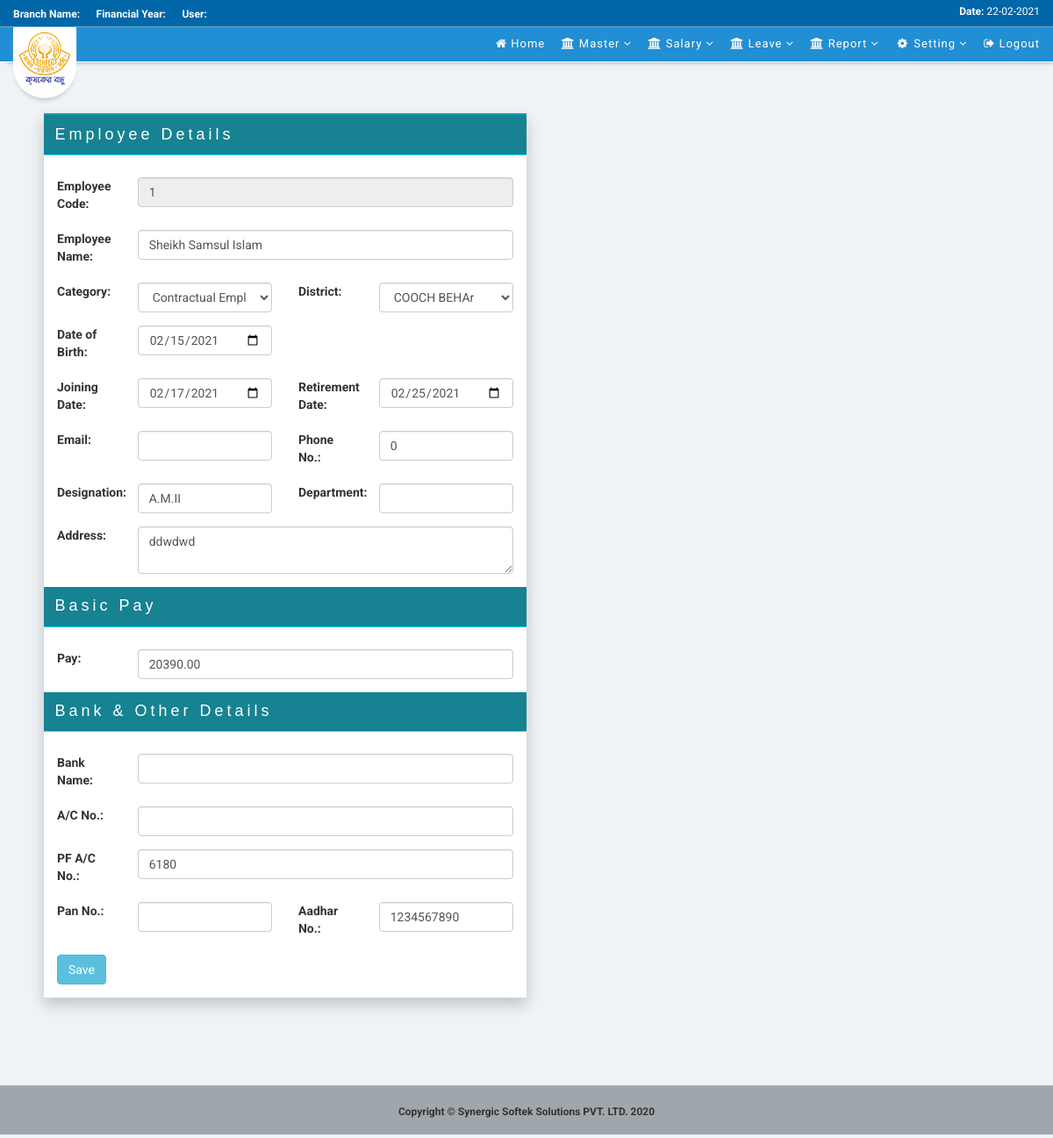
Page /index.php/estem?emp_code=1 on the committed database.
### tables this page shows
CREATE TABLE `md_employee` (
  `emp_code` int(11) NOT NULL,
  `emp_name` varchar(100) NOT NULL,
  `emp_catg` int(10) NOT NULL,
  `emp_dist` int(10) NOT NULL,
  `dob` date DEFAULT NULL,
  `join_dt` date DEFAULT NULL,
  `ret_dt` date DEFAULT NULL,
  `designation` varchar(50) DEFAULT NULL,
  `department` varchar(50) DEFAULT NULL,
  `phn_no` int(11) DEFAULT 0,
  `email` varchar(100) DEFAULT NULL,
  `pan_no` varchar(50) DEFAULT NULL,
  `aadhar_no` varchar(50) DEFAULT NULL,
  `emp_addr` text DEFAULT NULL,
  `bank_name` varchar(50) DEFAULT NULL,
  `bank_ac_no` varchar(50) DEFAULT NULL,
  `pf_ac_no` varchar(50) DEFAULT NULL,
  `basic_pay` decimal(10,2) DEFAULT 0.00,
  `created_by` varchar(50) DEFAULT NULL,
  `created_dt` datetime DEFAULT NULL,
  `emp_status` char(1) DEFAULT 'A',
  `modified_by` varchar(50) DEFAULT NULL,
  `modified_dt` datetime DEFAULT NULL
);

CREATE TABLE `md_category` (
  `category_code` int(11) NOT NULL,
  `category_type` varchar(50) NOT NULL
);

CREATE TABLE `md_district` (
  `district_code` int(5) NOT NULL,
  `district_name` varchar(50) NOT NULL,
  `dist_sort_code` varchar(15) NOT NULL
);

### application/controllers/Admin.php (called while the page is built, shortened)
<?php
	class Admin extends CI_Controller{
		public function __construct(){
			$this->load->model('Login_Process');
			$this->load->model('Admin_Process');
		}
		public function employee_edit(){
			if($_SERVER['REQUEST_METHOD'] == "POST") {
				$data_array = array (
					"emp_name"         =>  $this->input->post('emp_name'),
					"emp_catg"         =>  $this->input->post('emp_catg'),
					"emp_dist"         =>  $this->input->post('emp_dist'),
					"dob"          	   =>  $this->input->post('dob'),
					"join_dt"          =>  $this->input->post('join_dt'),
					"ret_dt"           =>  $this->input->post('ret_dt'),
					"phn_no"           =>  $this->input->post('phn_no'),
					"email"            =>  $this->input->post('email'),
					"designation"      =>  $this->input->post('designation'),
					"department"       =>  $this->input->post('department'),
					"emp_addr"         =>  $this->input->post('emp_addr'),
					"pan_no"           =>  $this->input->post('pan_no'),
					"aadhar_no"        =>  $this->input->post('aadhar'),
					"bank_name"        =>  $this->input->post('bank_name'),
					"bank_ac_no"       =>  $this->input->post('bank_ac_no'),
					"pf_ac_no"         =>  $this->input->post('pf_ac_no'),
					"basic_pay"        =>  $this->input->post('basic_pay'),
					"modified_by"       => $this->session->userdata['loggedin']['user_id'],
					"modified_dt"       =>  date('Y-m-d h:i:s')
				);
				$where  =   array(
					"emp_code"         =>  $this->input->post('emp_code')
				);
				$this->session->set_flashdata('msg', 'Successfully updated!');
				$this->Admin_Process->f_edit('md_employee', $data_array, $where);
				redirect('stfemp');
			}
			else {
				$select = array ("emp_code", "emp_name", "emp_catg","emp_dist", "dob","email", "phn_no",
								 "designation", "department","emp_addr",
								 "pan_no", "bank_name", "bank_ac_no", "join_dt","ret_dt",
								 "pf_ac_no","basic_pay","aadhar_no"
								 );
				$where = array(
					"emp_code"       =>  $this->input->get('emp_code')
				);
				$employee['category_dtls']    =   $this->Admin_Process->f_get_particulars("md_category", NULL, NULL, 0);
				$employee['dist_dtls']    =   $this->Admin_Process->f_get_particulars("md_district", NULL, NULL, 0);
				$employee['employee_dtls']    =   $this->Admin_Process->f_get_particulars("md_employee", $select, $where, 1);
				$this->load->view('post_login/payroll_main');
				$this->load->view("employee/edit", $employee);
				$this->load->view('post_login/footer');
			}
		}
	}
?>

### index.php (called while the page is built, shortened)
<?php
require_once BASEPATH.'core/CodeIgniter.php';

### application/models/Admin_Process.php (called while the page is built, shortened)
<?php
	class Admin_Process extends CI_Model{
		public function f_get_particulars($table_name, $select=NULL, $where=NULL, $flag) {
			if(isset($select)) {
				$this->db->select($select);
			}
			if(isset($where)) {
				$this->db->where($where);
			}
			$result		=	$this->db->get($table_name);
			if($flag == 1) {
				return $result->row();
			}else {
				return $result->result();
			}
		}
    }
?>

### application/views/employee/edit.php (the view, shortened to what this page needs)
<div class="wraper">
<div class="col-md-6 container form-wraper">
    <form method="POST"
        id="form"
        action="<?php echo site_url("estem");?>" >
        <div class="form-header">
            <h4>Employee Details</h4>
        </div>
        <div class="form-group row">
            <label for="emp_code" class="col-sm-2 col-form-label">Employee Code:</label>
            <div class="col-sm-10">
                <input type="text"
                        name="emp_code"
                        class="form-control required"
                        id="emp_code"
                        value="<?php echo $employee_dtls->emp_code; ?>"
                        readonly
                />
            </div>
        </div>
        <div class="form-group row">
            <label for="emp_name" class="col-sm-2 col-form-label">Employee Name:</label>
            <div class="col-sm-10">
                <input type="text"
                        name="emp_name"
                        class="form-control required"
                        id="emp_name"
                        value="<?php echo $employee_dtls->emp_name; ?>"
                />
            </div>
        </div>
        <div class="form-group row">
            <label for="emp_catg" class="control-lebel col-sm-2 col-form-label">Category:</label>
                <div class="col-sm-4">
                    <select
                        class="form-control required"
                        name="emp_catg"
                        id="emp_catg"
                    >
                        <?php foreach($category_dtls as $c_list) {
                        ?>
                            <option value="<?php echo $c_list->category_code ?>"
                                    <?php echo ($employee_dtls->emp_catg == $c_list->category_code)? 'selected':'';?>>
                                    <?php echo $c_list->category_type; ?>
                            </option>
                        <?php
                        }
                        ?>
                    </select>
                </div>
                <label for="emp_dist" class="control-lebel col-sm-2 col-form-label">District:</label>
<div class="col-sm-4">
    <select
        class="form-control required"
        name="emp_dist"
        id="emp_dist"
    >
        <?php foreach($dist_dtls as $dist) {
        ?>
            <option value="<?php echo $dist->district_code ?>"
                    <?php echo ($employee_dtls->emp_dist == $dist->district_code)? 'selected':'';?>>
                    <?php echo $dist->district_name; ?>
            </option>
        <?php
        }
        ?>
    </select>
</div>
        </div>
        <div class="form-group row">
            <label for="join_dt" class="col-sm-2 col-form-label">Date of Birth:</label>
            <div class="col-sm-4">
                <input type="date"
                    class="form-control required"
                    name="dob"
                    id="dob"
                    value="<?php if(isset($employee_dtls->dob)) {
                                    echo $employee_dtls->dob;
                                }
                            ?>"
                />
            </div>
        </div>
        <div class="form-group row">
            <label for="join_dt" class="col-sm-2 col-form-label">Joining Date:</label>
            <div class="col-sm-4">
                <input type="date"
                    class="form-control"
                    name="join_dt"
                    id="join_dt"
                    value="<?php if(isset($employee_dtls->join_dt)) {
                                        echo $employee_dtls->join_dt;
                                }
                            ?>"
                />
            </div>
            <label for="ret_dt" class="col-sm-2 col-form-label">Retirement Date:</label>
            <div class="col-sm-4">
                <input type="date"
                    class="form-control"
                    name="ret_dt"
                    id="ret_dt"
                    value="<?php if(isset($employee_dtls->ret_dt)) {
                                        echo $employee_dtls->ret_dt;
                                }
                            ?>"
                />
            </div>
        </div>
        <div class="form-group row">
            <label for="email" class="col-sm-2 col-form-label">Email:</label>
            <div class="col-sm-4">
                <input type="email"
                    class= "form-control"
                    name = "email"
                    id   = "email"
                    value="<?php echo $employee_dtls->email; ?>"
                />
            </div>
            <label for="phn_no" class="col-sm-2 col-form-label">Phone No.:</label>
            <div class="col-sm-4">
                <input type="text"
                    class= "form-control"
                    name = "phn_no"
                    id   = "phn_no"
                    value="<?php echo $employee_dtls->phn_no; ?>"
                />
            </div>
        </div>
        <div class="form-group row">
            <label for="designation" class="col-sm-2 col-form-label">Designation:</label>
            <div class="col-sm-4">
                <input type="text"
                    class= "form-control required"
                    name = "designation"
                    id   = "designation"
                    value="<?php echo $employee_dtls->designation; ?>"
                />
            </div>
            <label for="department" class="col-sm-2 col-form-label">Department:</label>
            <div class="col-sm-4">
                <input type="text"
                    class= "form-control"
                    name = "department"
                    id   = "department"
                    value="<?php echo $employee_dtls->department; ?>"
                />
            </div>
        </div>
        <div class="form-group row">
            <label for="location" class="col-sm-2 col-form-label">Address:</label>
            <div class="col-sm-10">
                <textarea type="text"
                    class= "form-control required"
                    name = "emp_addr"
                    id   = "emp_addr"
                ><?php echo $employee_dtls->emp_addr; ?></textarea>
            </div>
        </div>
        <div class="form-header">
            <h4>Basic Pay</h4>
        </div>
        <div class="form-group row">
            <label for="basic_pay" class="col-sm-2 col-form-label band_pey">Basic Pay:</label>
            <div class="col-sm-10">
                <input type="text"
                    class= "form-control required"
                    name = "basic_pay"
                    id   = "basic_pay"
                    value="<?php echo $employee_dtls->basic_pay; ?>"
                />
            </div>
        </div>
        <div class="form-header">
            <h4>Bank & Other Details</h4>
        </div>
        <div class="form-group row">
            <label for="bank_name" class="col-sm-2 col-form-label">Bank Name:</label>
            <div class="col-sm-10">
                <input type="text"
                    class= "form-control"
                    name = "bank_name"
                    id   = "bank_name"
                    value="<?php echo $employee_dtls->bank_name; ?>"
                />
            </div>
        </div>
        <div class="form-group row">
            <label for="bank_ac_no" class="col-sm-2 col-form-label">A/C No.:</label>
            <div class="col-sm-10">
                <input type="text"
                    class= "form-control"
                    name = "bank_ac_no"
                    id   = "bank_ac_no"
                    value="<?php echo $employee_dtls->bank_ac_no; ?>"
                />
            </div>
        </div>
        <div class="form-group row">
            <label for="pf_ac_no" class="col-sm-2 col-form-label">PF A/C No.:</label>
            <div class="col-sm-10">
                <input type="text"
                    class= "form-control"
                    name = "pf_ac_no"
                    id   = "pf_ac_no"
                    value="<?php echo $employee_dtls->pf_ac_no; ?>"
                />
            </div>
        </div>
        <div class="form-group row">
            <label for="pan_no" class="col-sm-2 col-form-label">Pan No.:</label>
            <div class="col-sm-4">
                <input type="text"
                    class= "form-control"
                    name = "pan_no"
                    id   = "pan_no"
                    value="<?php echo $employee_dtls->pan_no; ?>"
                />
            </div>
            <label for="aadhar" class="col-sm-2 col-form-label">Aadhar No.:</label>
            <div class="col-sm-4">
                <input type="text"
                    class= "form-control required"
                    name = "aadhar"
                    id   = "aadhar"
                    value="<?php echo $employee_dtls->aadhar_no; ?>"
                />
            </div>
        </div>
        <div class="form-group row">
            <div class="col-sm-10">
                <input type="submit" class="btn btn-info" value="Save" />
            </div>
        </div>
    </form>
</div>
</div>

### assets/css/sb-admin.css (style rules this page uses)
.wraper { margin-left: 50px; margin-right: 50px; }
.form-wraper { border-top: 2px solid #1d9db1; box-shadow: 0px 8px 16px 0px rgba(0,0,0,0.2); background-color: white; margin-bottom: 100px; }
.form-header { padding:.25rem 1.25rem;letter-spacing: 4px;margin:0 -15px 25px -15px;font-family: Poppins,sans-serif;background-color:#0d7d8ef5;color:#fff;border-bottom:1px solid #02ddff; }

### assets/css/apps.css (style rules this page uses)
body { font-family: 'Roboto', sans-serif; }
.row { margin-left: -15px !important; }

### rows in the picture
md_employee: emp_code "1", emp_name "Sheikh Samsul Islam", emp_catg "Contractual Employee", emp_dist "COOCH BEHAr", dob "02/15/2021", join_dt "02/17/2021", ret_dt "02/25/2021", phn_no "0", designation "A.M.II", emp_addr "ddwdwd", basic_pay "20390.00", pf_ac_no "6180", aadhar "1234567890"
